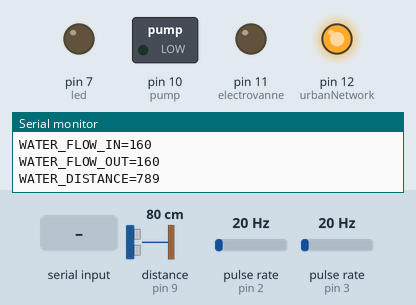
The sketch below on a simulated Arduino Uno, built with avr-gcc and run on an emulated ATmega328P. On the bench: switched loads named in the sketch (green lamp = pin HIGH), output pins drawn as LEDs (lit = HIGH), the last lines printed to the serial monitor. Wiring (inferred from the names in the program): ultrasonic range finder: trigger pin 8; echo pin 9; 2 × pulse sensor: data pin 2 / data pin 3. The test bench sets the inputs (shaded band); at power-on: distance to the obstacle (sensor on pin 9) 80 cm, pulse rate (sensors on pin 2, pin 3) 20 Hz. The echo pulse lasts 58.3 µs per cm; pins used as bus, display or sensor lines are not drawn.

Above: at 1.2 s.
1.3 s: "PUMP_IN=1\n" received over Serial
At 1.7 s:
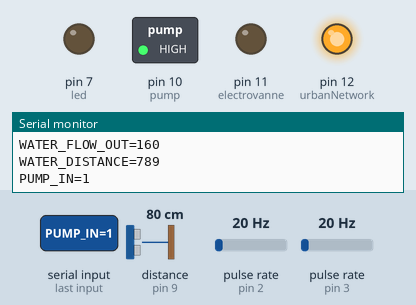
2.8 s: "URBAN_NETWORK=1\n" received over Serial
At 3.1 s:
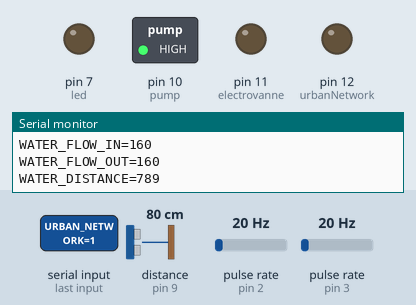
4.3 s: distance to the obstacle (sensor on pin 9) set to 7 cm
6.2 s: distance to the obstacle (sensor on pin 9) set to 4 cm
At 8.1 s:
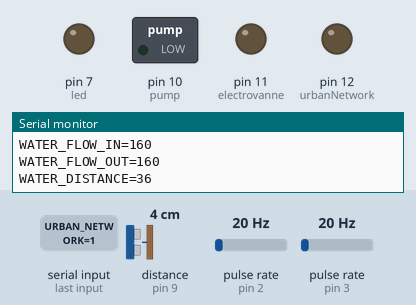
8.5 s: "ELECTROVANNE=1\n" received over Serial
At 9.7 s:
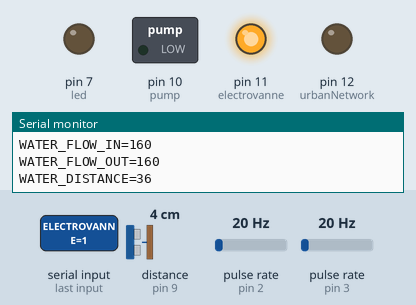
10.0 s: "URBAN_NETWORK=0\n" received over Serial
At 11.0 s:
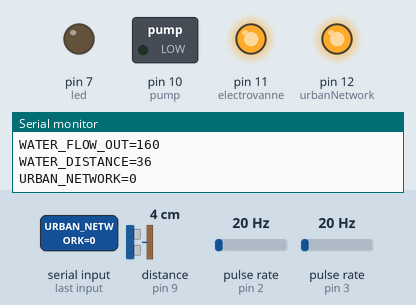
Timing chart, 0 to 12.5 s (numbered marks = the images above; inputs shaded):
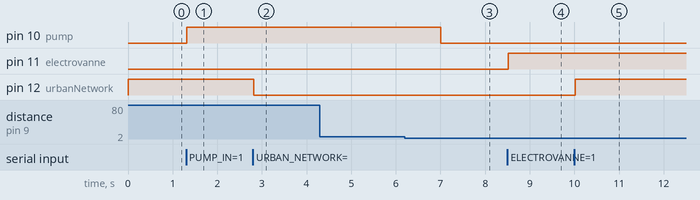

The sketch:

main.ino
```cpp
#define VITESSE 340000 //vitesse du son 340000 mm/s

const int USTrig = 8; // Déclencheur sur la broche 8
const int USEcho = 9; // Réception sur la broche 9
const int led = 7; // LED sur la broche 7
const int flowmeterIn = 3; // Flowmeter In sur la broche 3
const int flowmeterOut = 2; // Flowmeter Out sur la broche 3
const int pump = 10; // Pump sur la broche 10 (CH1)
const int electrovanne = 11; // Electrovanne sur la broche 11 (CH2)
const int urbanNetwork = 12;

String command = "";
boolean commandComplete = false;
unsigned long currentTime;
unsigned long previousTime;

// Flowmeter variables
volatile int  flowmeterInCounter;     // Measures flow meter pulses
unsigned int  flowmeterInResult;      // Calculated litres/hour
volatile int  flowmeterOutCounter;     // Measures flow meter pulses
unsigned int  flowmeterOutResult;      // Calculated litres/hour

void setup() {
  Serial.begin(9600);
  pinMode(led, OUTPUT);
  digitalWrite(led, LOW);

  currentTime = millis();
  previousTime = currentTime;

  // Flowmeter 1
  setupFlowmeter();

  // WaterDistance
  setupWaterDistance();

  // Pump
  setupPump();

  // Electrovanne
  setupElectrovanne();

  setupUrbanNetwork();
}

void loop() {
  // Send values
  if (checkSending()) {
    readFlowmeterIn();
    readFlowmeterOut();
    readWaterDistance();
  }

  // Receive commands
  if (commandComplete) {
    checkReceiving(command);

    // Clear the command:
    command = "";
    commandComplete = false;
  }

  // Update current time
  currentTime = millis();
}

void serialEvent() {
  while (Serial.available()) {
    // get the new byte:
    char inChar = (char)Serial.read();
    // add it to the inputString:
    command += inChar;
    // if the incoming character is a newline, set a flag
    // so the main loop can do something about it:
    if (inChar == '\n') {
      commandComplete = true;
    }
  }
}

boolean checkSending() {
  if (currentTime >= (previousTime + 1000)) {
    previousTime = currentTime;              // Updates previousTime
    return true;
  }

  return false;
}

void checkReceiving(String command) {
  if (command.startsWith("PUMP_IN=0")) {
    Serial.println("PUMP_IN=0");
    digitalWrite(pump, LOW);
  } else if (command.startsWith("PUMP_IN=1")) {
    Serial.println("PUMP_IN=1");
    digitalWrite(pump, HIGH);
  } else if (command.startsWith("URBAN_NETWORK=0")) {
    Serial.println("URBAN_NETWORK=0");
    digitalWrite(urbanNetwork, HIGH);
  } else if (command.startsWith("URBAN_NETWORK=1")) {
    Serial.println("URBAN_NETWORK=1");
    digitalWrite(urbanNetwork, LOW);
  } else if (command.startsWith("ELECTROVANNE=0")) {
    Serial.println("ELECTROVANNE=0");
    digitalWrite(electrovanne, LOW);
  } else if (command.startsWith("ELECTROVANNE=1")) {
    Serial.println("ELECTROVANNE=1");
    digitalWrite(electrovanne, HIGH);
  }
}

void setupWaterDistance() {
  pinMode(USTrig, OUTPUT);
  pinMode(USEcho, INPUT);

  digitalWrite(USTrig, LOW);
}

void readWaterDistance() {
  // 1. Un état haut de 10 microsecondes est mis sur la broche "Trig"
  digitalWrite(USTrig, HIGH);
  delayMicroseconds(10); //on attend 10 µs
  // 2. On remet à l’état bas la broche Trig
  digitalWrite(USTrig, LOW);

  // 3. On lit la durée d’état haut sur la broche "Echo"
  unsigned long duree = pulseIn(USEcho, HIGH);

  if(duree > 30000)
  {
    // si la durée est supérieure à 30ms, l'onde est perdue
    //Serial.println("Onde perdue, mesure échouée !");
  }
  else
  {
    // 4. On divise cette durée par deux pour n'avoir qu'un trajet
    duree = duree/2;

    // 5. On calcule la distance avec la formule d=v*t
    float temps = duree/1000000.0; //on met en secondes
    long distance = long(temps*VITESSE); //on multiplie par la vitesse, d=t*v

    // 6. On affiche la distance
    Serial.print("WATER_DISTANCE=");
    Serial.println(distance); //affiche la distance mesurée (en mètres)

    // 7. Marge de sécurité
    if (distance <= 50 && digitalRead(pump) == HIGH) {
      digitalWrite(pump, LOW);
    }
  }
}

void setupPump() {
  pinMode(pump, OUTPUT);
  digitalWrite(pump, LOW);
  Serial.println("PUMP_IN=0");
}

void setupElectrovanne() {
  pinMode(electrovanne, OUTPUT);
  digitalWrite(electrovanne, LOW);
  Serial.println("ELECTROVANNE=0");
}

void setupUrbanNetwork() {
  pinMode(urbanNetwork, OUTPUT);
  digitalWrite(urbanNetwork, HIGH);
  Serial.println("URBAN_NETWORK=0");
}

void setupFlowmeter() {
  pinMode(flowmeterIn, INPUT);
  pinMode(flowmeterOut, INPUT);
  attachInterrupt(digitalPinToInterrupt(flowmeterIn), increaseFlowmeterInCounter, RISING); // Setup Interrupt
  attachInterrupt(digitalPinToInterrupt(flowmeterOut), increaseFlowmeterOutCounter, RISING); // Setup Interrupt
  sei();                                             // Enable interrupts
}

void increaseFlowmeterInCounter()
{
   flowmeterInCounter++;
}

void increaseFlowmeterOutCounter()
{
   flowmeterOutCounter++;
}

void readFlowmeterIn() {
  // Every second, calculate and print litres/hour
  // Pulse frequency (Hz) = 7.5Q, Q is flow rate in L/min. (Results in +/- 3% range)
  flowmeterInResult = (flowmeterInCounter * 60 / 7.5); // (Pulse frequency x 60 min) / 7.5Q = flow rate in L/hour
  flowmeterInCounter = 0;                   // Reset Counter

  Serial.print("WATER_FLOW_IN=");
  Serial.println(flowmeterInResult, DEC);
}

void readFlowmeterOut() {
  // Every second, calculate and print litres/hour
  // Pulse frequency (Hz) = 7.5Q, Q is flow rate in L/min. (Results in +/- 3% range)
  flowmeterOutResult = (flowmeterOutCounter * 60 / 7.5); // (Pulse frequency x 60 min) / 7.5Q = flow rate in L/hour
  flowmeterOutCounter = 0;                   // Reset Counter

  Serial.print("WATER_FLOW_OUT=");
  Serial.println(flowmeterOutResult, DEC);
}
```

Measured:
- the behaviour switches between 6 and 5 cm on distance to the obstacle (sensor on pin 9) (found by bisection; images 2 and 3)
- after the input at 1.3 s, pin 10 (pump): LOW → HIGH at once
- after the input at 2.8 s, pin 12 (urbanNetwork): HIGH → LOW at once
- after the input at 6.2 s, pin 10 (pump): HIGH → LOW after 0.80 s
- after the input at 8.5 s, pin 11 (electrovanne): LOW → HIGH at once
- after the input at 10.0 s, pin 12 (urbanNetwork): LOW → HIGH at once
